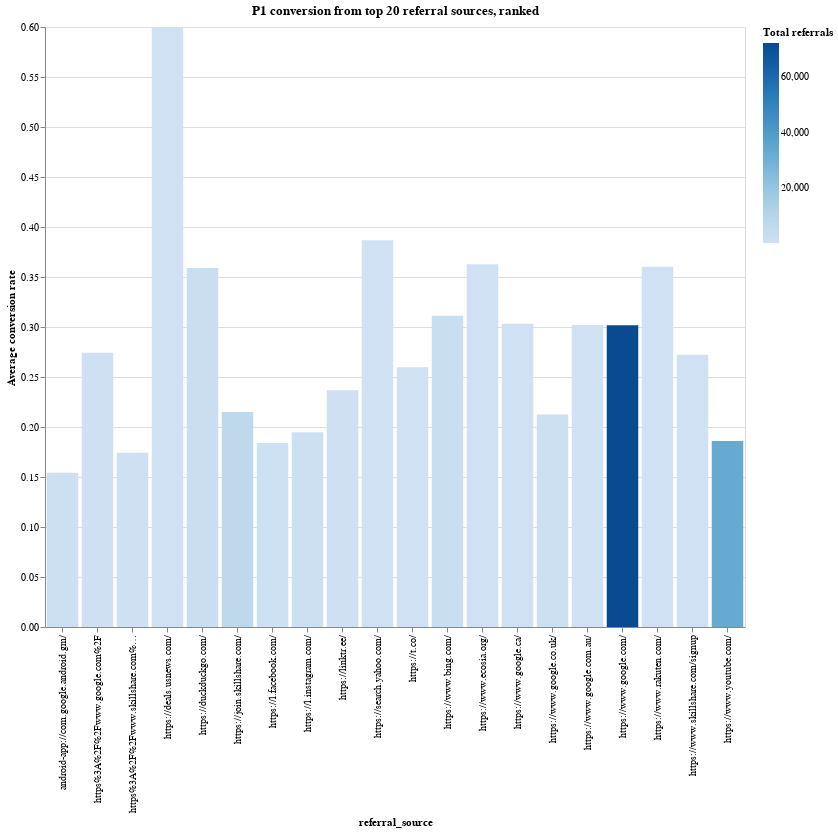

Notebook cell for this chart:
### Code cell
bars = alt.Chart(
    title="P1 conversion from top 20 referral sources, ranked",
    data=top20.sort_values(by="mean"))\
    .mark_bar()\
    .encode(
        x=alt.X("referral_source"),
        y=alt.Y("mean", title="Average conversion rate"),
        color=alt.Color("size", title="Total referrals"))\
    .properties(
        width=700,
        height=600)

bars

### Figure 1 — Vega-Lite specification as saved in the notebook (floating-point values rounded to 4 significant figures)
{"config": {"view": {"continuousWidth": 400, "continuousHeight": 300}}, "data": {"name": "data-8fb24b656ce45e7a2c593a36f2071b5a"}, "mark": "bar", "encoding": {"color": {"field": "size", "title": "Total referrals", "type": "quantitative"}, "x": {"field": "referral_source", "type": "nominal"}, "y": {"field": "mean", "title": "Average conversion rate", "type": "quantitative"}}, "height": 600, "title": "P1 conversion from top 20 referral sources, ranked", "width": 700, "$schema": "https://vega.github.io/schema/vega-lite/v4.17.0.json", "datasets": {"data-8fb24b656ce45e7a2c593a36f2071b5a": [{"referral_source": "android-app://com.google.android.gm/", "mean": 0.1542, "size": 1148, "std": 0.3613, "y1": -0.02646, "y2": 0.3348}, {"referral_source": "https%3A%2F%2Fwww.skillshare.com%2Fsignup%3FredirectTo%3Dhttps%3A%2F%2Fwww.skillshare.com%2Fmembersh", "mean": 0.1743, "size": 987, "std": 0.3795, "y1": -0.0155, "y2": 0.364}, {"referral_source": "https://l.facebook.com/", "mean": 0.184, "size": 739, "std": 0.3878, "y1": -0.009854, "y2": 0.3779}, {"referral_source": "https://www.youtube.com/", "mean": 0.186, "size": 33199, "std": 0.3891, "y1": -0.008539, "y2": 0.3806}, {"referral_source": "https://l.instagram.com/", "mean": 0.1947, "size": 1551, "std": 0.3961, "y1": -0.003341, "y2": 0.3928}, {"referral_source": "https://www.google.co.uk/", "mean": 0.2126, "size": 1176, "std": 0.4093, "y1": 0.00793, "y2": 0.4172}, {"referral_source": "https://join.skillshare.com/", "mean": 0.2149, "size": 7371, "std": 0.4108, "y1": 0.009507, "y2": 0.4203}, {"referral_source": "https://linktr.ee/", "mean": 0.2368, "size": 870, "std": 0.4254, "y1": 0.02411, "y2": 0.4495}, {"referral_source": "https://t.co/", "mean": 0.2597, "size": 462, "std": 0.439, "y1": 0.04026, "y2": 0.4792}, {"referral_source": "https://www.skillshare.com/signup", "mean": 0.2722, "size": 529, "std": 0.4455, "y1": 0.04945, "y2": 0.495}, {"referral_source": "https%3A%2F%2Fwww.google.com%2F", "mean": 0.2744, "size": 995, "std": 0.4464, "y1": 0.05116, "y2": 0.4976}, {"referral_source": "https://www.google.com/", "mean": 0.3018, "size": 72237, "std": 0.459, "y1": 0.07224, "y2": 0.5313}, {"referral_source": "https://www.google.com.au/", "mean": 0.302, "size": 490, "std": 0.4596, "y1": 0.07223, "y2": 0.5318}, {"referral_source": "https://www.google.ca/", "mean": 0.3033, "size": 600, "std": 0.4601, "y1": 0.07329, "y2": 0.5334}, {"referral_source": "https://www.bing.com/", "mean": 0.3113, "size": 3077, "std": 0.4631, "y1": 0.07978, "y2": 0.5429}, {"referral_source": "https://duckduckgo.com/", "mean": 0.3589, "size": 2463, "std": 0.4798, "y1": 0.119, "y2": 0.5988}, {"referral_source": "https://www.rakuten.com/", "mean": 0.3602, "size": 633, "std": 0.4804, "y1": 0.12, "y2": 0.6004}, {"referral_source": "https://www.ecosia.org/", "mean": 0.3626, "size": 455, "std": 0.4813, "y1": 0.122, "y2": 0.6033}, {"referral_source": "https://search.yahoo.com/", "mean": 0.3868, "size": 424, "std": 0.4876, "y1": 0.143, "y2": 0.6306}, {"referral_source": "https://deals.usnews.com/", "mean": 0.5997, "size": 592, "std": 0.4904, "y1": 0.3545, "y2": 0.8449}]}}
